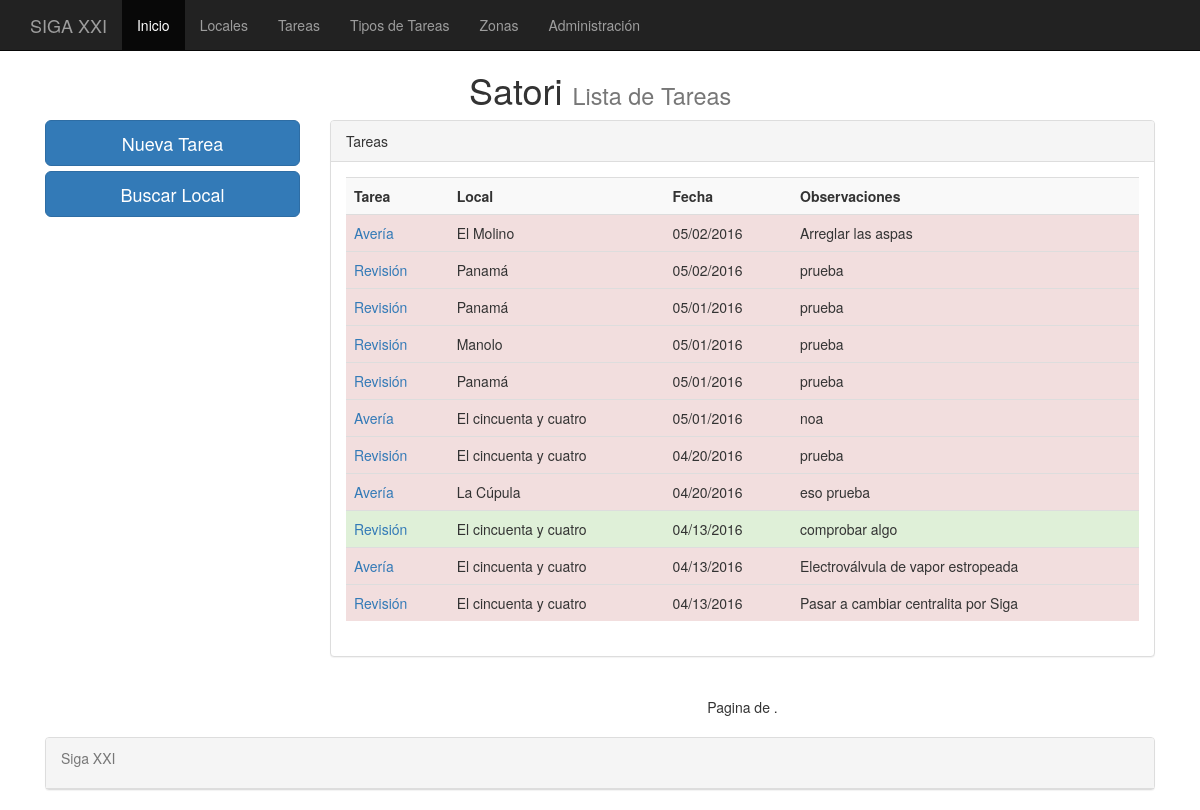
Page /tareas/ on the earlier database version.
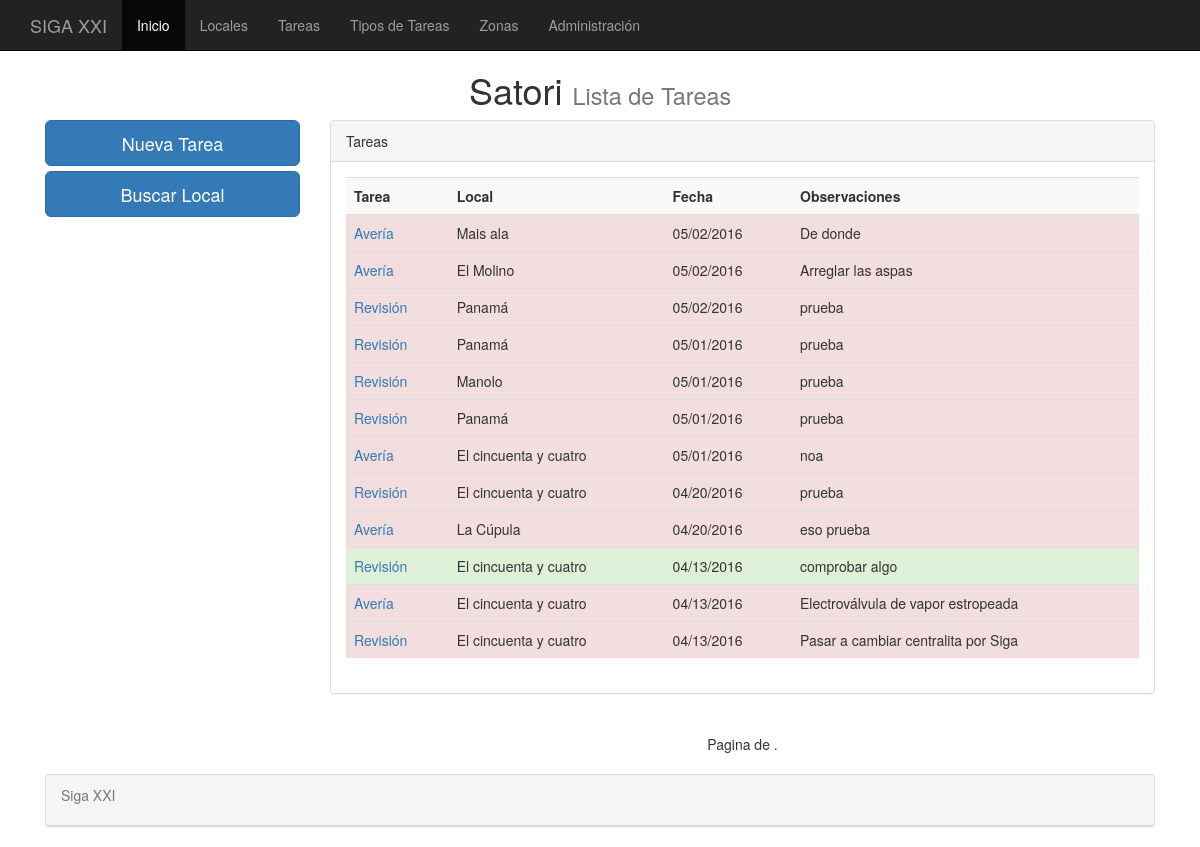
Same page on the later database version.
### cafe/models.py (models this page shows, shortened)
class tareas(models.Model):
    tarea = models.ForeignKey(tipos_tareas, default=None, null=True, blank=True)
    local = models.ForeignKey(locales, default=None, null=True, blank=True)
    fecha = models.DateTimeField(default=datetime.now, blank=True)
    completada = models.BooleanField(null=False, blank=True, default=False)
    observaciones = models.TextField(default=None, null=True)
    class Meta:
	    verbose_name_plural = "tareas"

class tipos_tareas(models.Model):
	tipo = models.CharField(max_length=75)
	class Meta:
		verbose_name_plural = "Tipos_tareas"
	def __unicode__(self):
		return self.tipo

class locales(models.Model):
    local = models.CharField(max_length=75)
    telefono = models.CharField(max_length=15)
    movil = models.CharField(max_length=15)
    correo = models.EmailField()
    contacto = models.CharField(max_length=75)
    direccion = models.CharField(max_length=100)
    codigo_postal = models.CharField(max_length=7)
    poblacion = models.CharField(max_length=100)
    zona = models.ForeignKey(zonas, default=None, null=True, blank=True)
    maquina = models.CharField(max_length=100)
    modelo = models.CharField(max_length=100)
    centralita = models.CharField(max_length=100)
    fecha_alta = models.DateTimeField(default=datetime.now, blank=True)
    fecha_ultima = models.DateTimeField(default=datetime.now, blank=True)
    es_siga = models.BooleanField(null=False, blank=True)
    observaciones = models.TextField(default=None, null=True)
    class Meta:
	    verbose_name_plural = "locales"
    def __unicode__(self):
    	return self.local

### cafe/views.py (the view)
# urls.py: url(r'^tareas/', ListaTareas.as_view(), name='ListaTareas'),
class ListaTareas(ListView):
	queryset = tareas.objects.order_by('-fecha')
	context_object_name = 'tareas'
	paginated_by = 8

### templates/cafe/tareas_list.html (shortened to what this page needs)
{% extends "base.html" %}
{%   load   staticfiles   %}
{% block titulo %}
Lista de Tareas
{% endblock %}
{% block content %}
<row>
	<div class="col-md-3">
		<a href="/tareas_agregar" class="btn btn-primary btn-lg btn-block">Nueva Tarea</a>
		<a href="/pacientes_buscar" class="btn btn-primary btn-lg btn-block">Buscar Local</a>
	</div>
	<div class="col-md-9" >
		<div class="panel panel-default">
			<div class="panel-heading">Tareas</div>
			<div class ="panel-body">
				{% if object_list %}
				<div class="table-responsive">
				<table class="table table-striped">
					<th>Tarea</th>
					<th>Local</th>
					<th>Fecha</th>
					<th>Observaciones</th>
          			{% for tareas  in object_list %}
          				{% if tareas.completada %}
							<tr class="success">
						{% else %}
							<tr class="danger">
						{% endif %}
								<td><a href="/tareas_detalle/{{tareas.id}}/"><spam class="text text-primary">{{ tareas.tarea}}</spam></a></td>
								<td>{{ tareas.local }}</td>
								<td>{{ tareas.fecha | date:"SHORT_DATE_FORMAT"  }}</td>
								<td>{{ tareas.observaciones }}</td>
							</tr>
					{% endfor %}
				  </table>
				</div>
		    {% else %}
        	<p class="text-warning">No hay tareas.</p>
        {% endif %}
			</div>
		</div>
	</div>
</row>
<row>
	<div class="col-md-9 col-md-offset-3">
		<nav>
			<ul class="pager">
				<li> Pagina {{ page_obj.number }} de {{ paginator.num_pages }}.</li>
			</ul>
		</nav>
	</div>
</row>
{% endblock %}

Differences in the rows shown:
added tareas: tarea "Avería", local "Mais ala", fecha "05/02/2016", observaciones "De donde"
